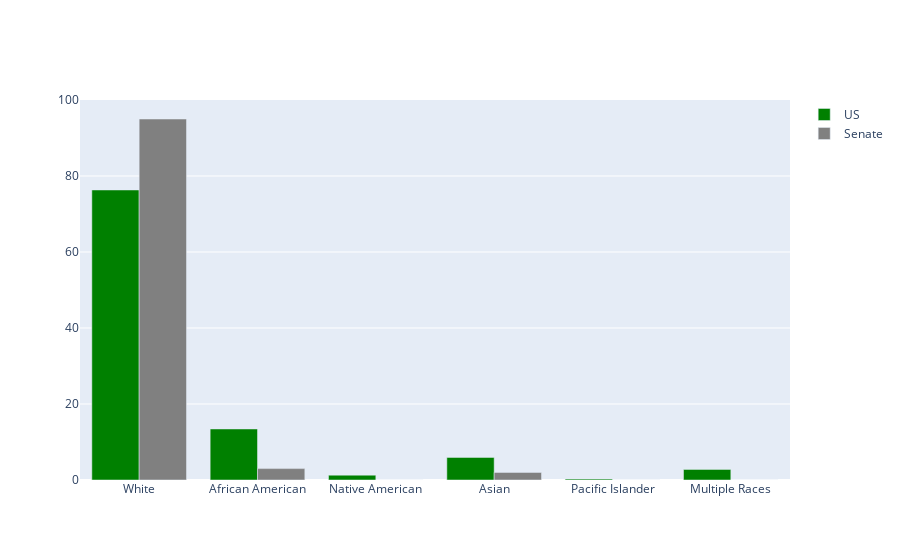

Notebook code cell kept with this figure:
### Code cell
race_key = {'1': 'White', '2': 'African American', '3':'Native American', '4': 'Asian', '5': 'Pacific Islander', '6': 'Multiple Races'}

races_us = [race_key[str(k)] for k in us_race_ratio.index]
races_sen = [race_key[str(j)] for j in sen_races.index]

trace1 = go.Bar(
    x = races_us,
    y = us_race_ratio, 
    marker_color = 'green',
    name = 'US')

trace2 = go.Bar(
    x = races_sen,
    y = sen_races,
    marker_color = 'gray',
    name = 'Senate')

fig = go.Figure([trace1, trace2])
fig.update_layout(barmode='group')

fig.show()

### Figure 1 — Plotly figure (JSON) as saved in the notebook; plotly's stock layout.template omitted (floating-point values rounded to 4 significant figures)
{"data": [{"marker": {"color": "green"}, "name": "US", "type": "bar", "x": ["White", "African American", "Native American", "Asian", "Pacific Islander", "Multiple Races"], "y": [76.32, 13.43, 1.276, 5.942, 0.2458, 2.785]}, {"marker": {"color": "gray"}, "name": "Senate", "type": "bar", "x": ["White", "African American", "Asian", "Native American", "Pacific Islander", "Multiple Races"], "y": [95, 3, 2, 0, 0, 0]}], "layout": {"barmode": "group"}}
